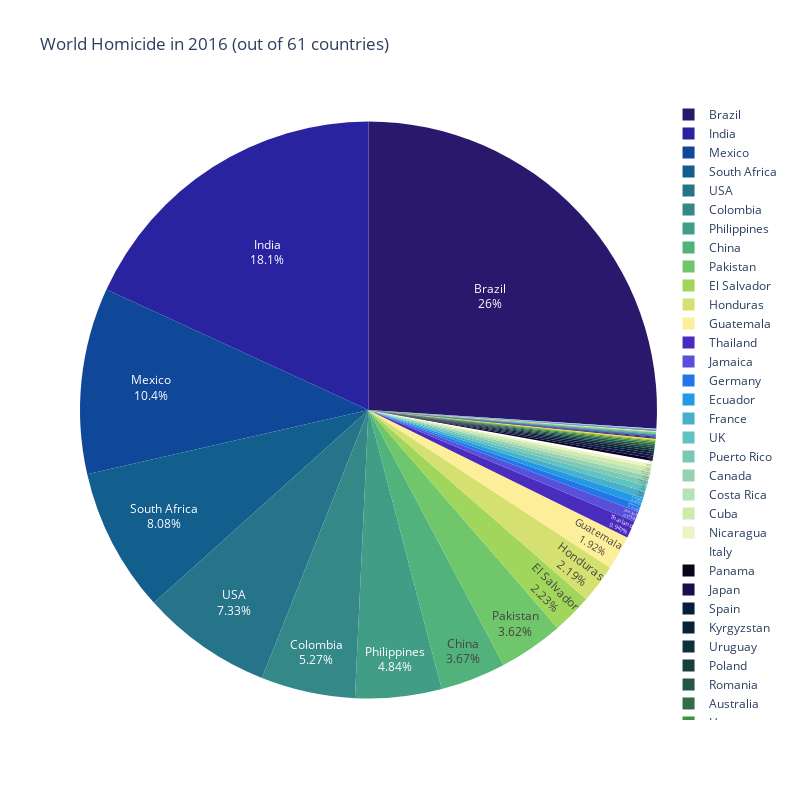

The notebook cell this image was saved under:
### Markdown cell above
### Lets now see a pie chart to visualise and compare where are these crimes happening.

### Code cell
year_to_check = "2016"
number_of_countries = data[year_to_check].count()

murder_pie = px.pie(labels = data["Country"],
                    values = data[year_to_check],
                    title = f"World Homicide in {year_to_check} (out of {number_of_countries} countries)",
                    names = data["Country"],
                    width=800,
                    height=800,
                    color_discrete_sequence=px.colors.sequential.haline)

murder_pie.update_traces(textposition="inside",
                         textinfo="percent+label")

murder_pie.show()

### Figure 1 — Plotly figure (JSON) as saved in the notebook; plotly's stock layout.template omitted (floating-point values rounded to 4 significant figures)
{"data": [{"domain": {"x": [0, 1], "y": [0, 1]}, "hovertemplate": "label=%{label}<br>value=%{value}<extra></extra>", "labels": ["South Africa", "Bahamas", "Cuba", "Grenada", "Jamaica", "Puerto Rico", "Belize", "Costa Rica", "El Salvador", "Guatemala", "Honduras", "Mexico", "Nicaragua", "Panama", "Bermuda", "Canada", "Greenland", "USA", "Brazil", "Colombia", "Ecuador", "Guyana", "Uruguay", "Kyrgyzstan", "China", "Japan", "Philippines", "Singapore", "Thailand", "India", "Pakistan", "Armenia", "Cyprus", "Bulgaria", "Czechia", "Hungary", "Poland", "Romania", "Slovakia", "Denmark", "Finland", "Iceland", "Ireland", "Lithuania", "Norway", "Sweden", "UK", "Albania", "Croatia", "Italy", "Portugal", "Serbia", "Slovenia", "Spain", "Austria", "France", "Germany", "Liechtenstein", "Netherlands", "Switzerland", "Australia"], "legendgroup": "", "name": "", "showlegend": true, "textinfo": "percent+label", "textposition": "inside", "type": "pie", "values": [19016, 111, 572, 11, 1354, 679, 138, 578, 5257, 4520, 5150, 24559, 453, 390, 8, 611, 3, 17250, 61283, 12402, 959, 142, 265, 267, 8634, 362, 11385, 18, 2229, 42678, 8516, 87, 13, 81, 65, 202, 256, 247, 57, 56, 78, 1, 38, 153, 27, 106, 791, 79, 44, 400, 66, 123, 10, 294, 57, 875, 963, 0, 94, 45, 227]}], "layout": {"height": 800, "legend": {"tracegroupgap": 0}, "piecolorway": ["rgb(41, 24, 107)", "rgb(42, 35, 160)", "rgb(15, 71, 153)", "rgb(18, 95, 142)", "rgb(38, 116, 137)", "rgb(53, 136, 136)", "rgb(65, 157, 133)", "rgb(81, 178, 124)", "rgb(111, 198, 107)", "rgb(160, 214, 91)", "rgb(212, 225, 112)", "rgb(253, 238, 153)"], "title": {"text": "World Homicide in 2016 (out of 61 countries)"}, "width": 800}}
